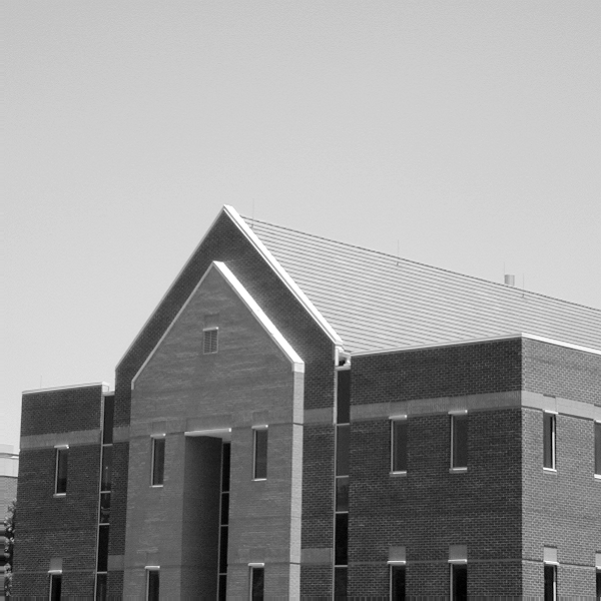
%> input picture SY2/Fig1006(a).tif, 601 x 601 px
$ octave edge4.m   (GNU Octave 9; MATLAB toolbox functions it lacks are replaced by stand-ins)
%> lines starting %> are read from the running program, lines starting %| are printed output that depends on the picture; in (x1, y1, x2, y2) boxes, pixels count from 0 and x2, y2 are one past the last pixel; in counts of white or black regions, pixels touching at a corner belong together; the program's own positions count from 1
clear all;close all;clc;
%% 采用函数fspecial（）和imfilter（）提取图像边框
I=imread('D:\Project_All_Apps\DIP_project\Images\CH10\Fig1006(a).tif');
%> I is the input picture: size 601x601 uint8; min 0, max 255, mean 152.8
I=im2double(I);
%> I: size 601x601 double
h=fspecial('laplacian');%laplacian算子，拉普拉斯算子
J=imfilter(I,h,'replicate');%图像滤波，'replicate'边界选项，这里表示：图像大小通过复制外边界的值来拓展，大小和原图一样
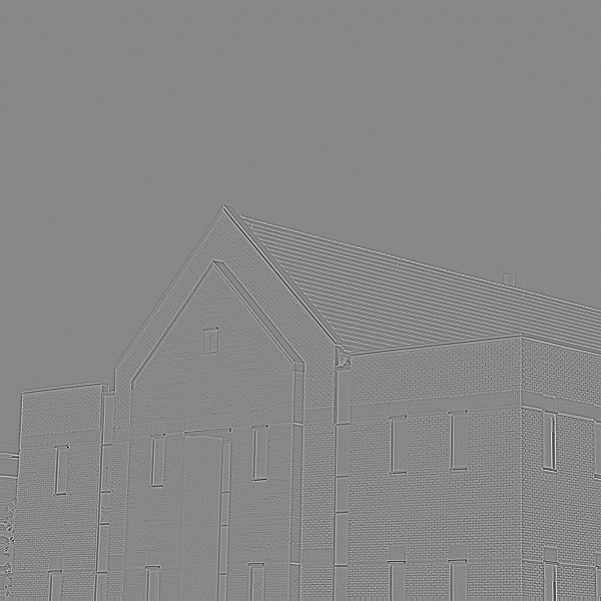
%> J: size 601x601 double; min -1.16, max 1.01, mean 1.45e-16; drawn with min black and max white
K=im2bw(J,40/255);%变为二值图像
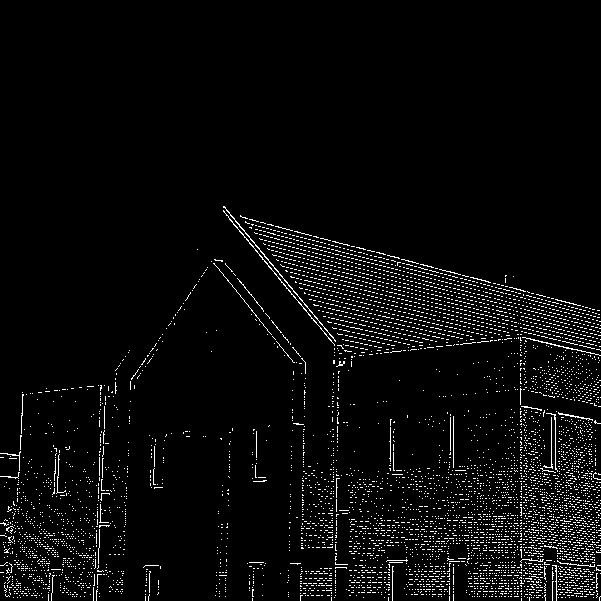
%> K: size 601x601 logical; 3.9% white in thin lines or dots, all inside (x1, y1, x2, y2) = (0, 206, 601, 601)

figure,
subplot(121);imshow(J);axis on,title('');
%> after `imshow(J)`:
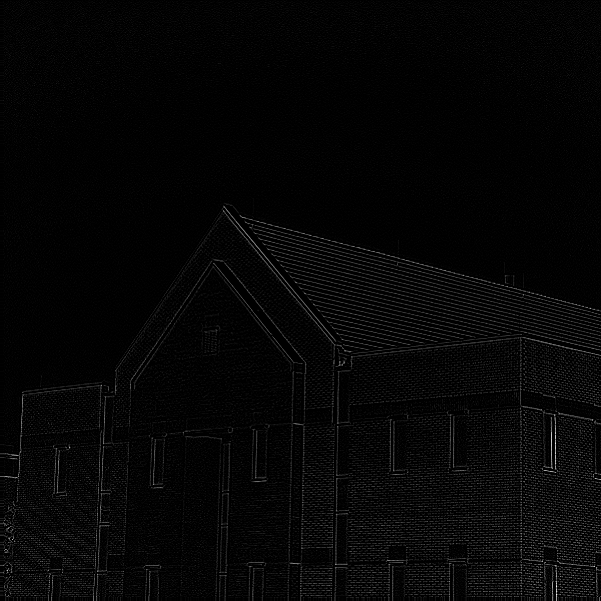
%> displayed picture: size 601x601, on the screen's scale of 0 to 255; min 0, max 255, mean 5.9
subplot(122);imshow(K);axis on,title('');
